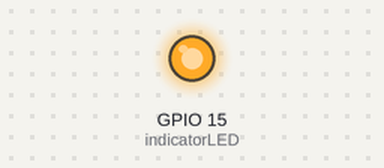
This sketch was run on a simulated ESP32. Parts: output pins drawn as LEDs (lit = HIGH).

Above: at 0.5 s.
At 3.5 s:
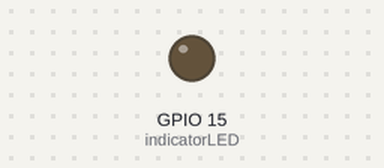
Timing chart, 0 to 7.8 s (numbered marks = the images above):
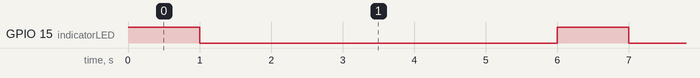

Measured:
- by itself, GPIO 15 (indicatorLED): alternates HIGH for 1.0 s and LOW for 5.0 s

The sketch:

ESP-Serial-LED.ino
```cpp
#define indicatorLED    15

void setup() {
  // put your setup code here, to run once:
  pinMode(indicatorLED, OUTPUT);
}

void loop() {
  // put your main code here, to run repeatedly:

  digitalWrite(indicatorLED, HIGH);
  delay(1000);
  digitalWrite(indicatorLED, LOW);
  delay(5000);

}
```
